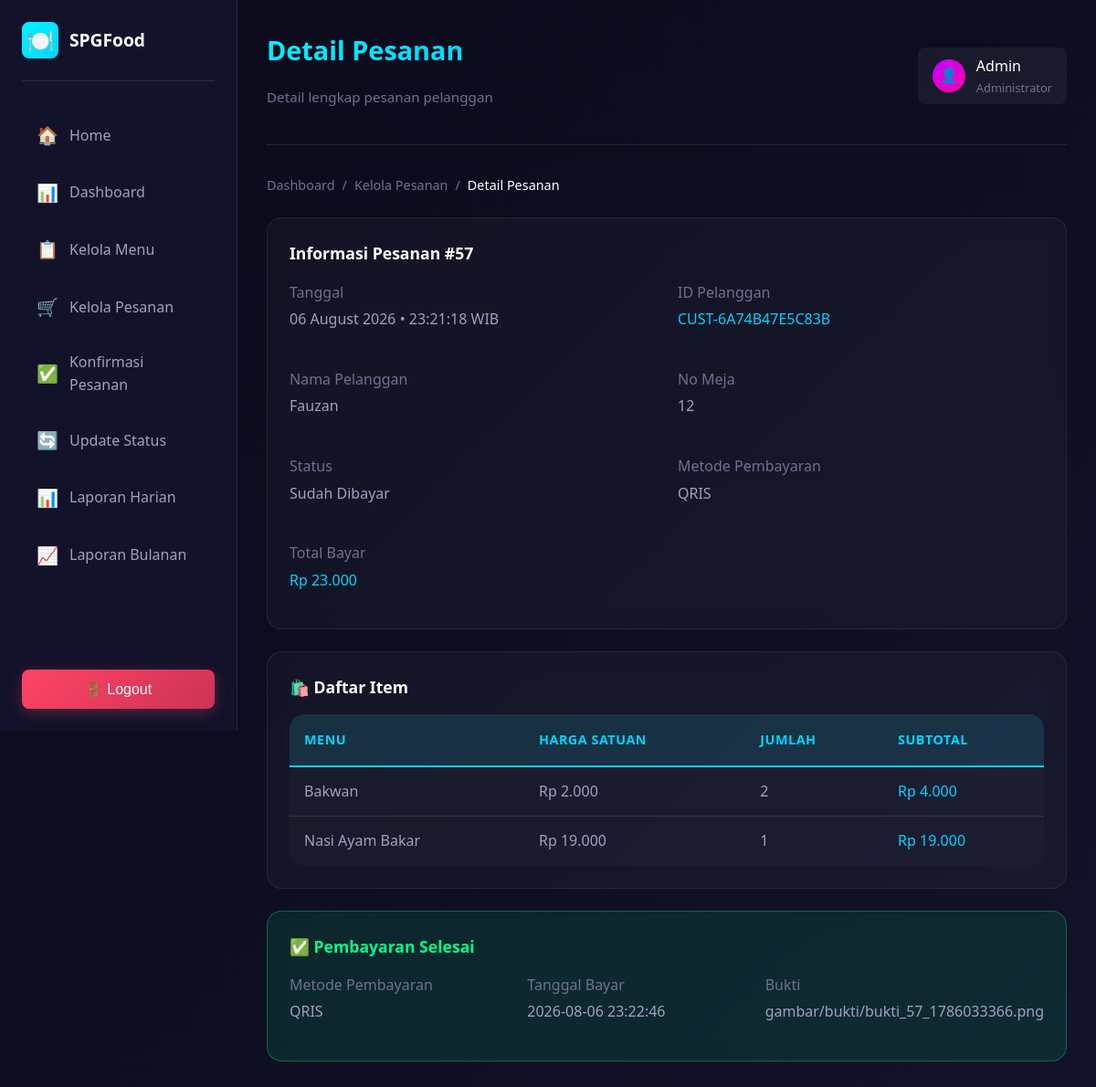
Page /detail_pesanan.php?id=57 (signed in) on the committed database.
### tables this page shows
CREATE TABLE `data_pesanan` (
  `id_pesanan` int(11) NOT NULL,
  `tgl_pesanan` datetime DEFAULT NULL,
  `nama_pelanggan` varchar(100) DEFAULT NULL,
  `no_meja` varchar(20) DEFAULT NULL,
  `kode_pelanggan` varchar(50) DEFAULT NULL,
  `id_pelanggan` int(11) DEFAULT NULL,
  `total_harga` decimal(10,2) NOT NULL DEFAULT 0.00,
  `status` varchar(30) NOT NULL DEFAULT 'Menunggu',
  `metode_pembayaran` varchar(50) DEFAULT NULL,
  `nomor_pesanan` varchar(20) DEFAULT NULL
);

CREATE TABLE `rincian_pesanan` (
  `id_rincian` int(11) NOT NULL,
  `id_pesanan` int(11) NOT NULL,
  `id_menu` int(11) NOT NULL,
  `jumlah` int(11) NOT NULL
);

CREATE TABLE `data_menu` (
  `id_menu` int(11) NOT NULL,
  `nama_menu` varchar(100) NOT NULL,
  `jenis_menu` varchar(50) NOT NULL,
  `harga` decimal(10,2) NOT NULL,
  `status` varchar(20) NOT NULL DEFAULT 'Tersedia'
);

CREATE TABLE `data_pembayaran` (
  `id_pembayaran` int(11) NOT NULL,
  `id_pesanan` int(11) NOT NULL,
  `metode` varchar(30) NOT NULL,
  `bukti_url` varchar(255) DEFAULT NULL,
  `tgl_bayar` timestamp NOT NULL DEFAULT current_timestamp()
);

### detail_pesanan.php (the view, shortened to what this page needs)
<?php
include "koneksi.php";
$id = $_GET['id'];
$pesanan = mysqli_fetch_assoc(mysqli_query($conn, "SELECT * FROM data_pesanan WHERE id_pesanan = '$id'"));
$detail = mysqli_query($conn, "SELECT d.*, m.nama_menu, m.harga
                                   FROM rincian_pesanan d
                                   JOIN data_menu m ON d.id_menu = m.id_menu
                                   WHERE d.id_pesanan = '$id'");
$bayar = mysqli_fetch_assoc(mysqli_query($conn, "SELECT * FROM data_pembayaran WHERE id_pesanan = '$id'"));
?>
<!DOCTYPE html>
<html lang="id">
<head>
    <link rel="stylesheet" href="assets/css/style.css">
</head>
<body>
<?php include "includes/sidebar.php"; ?>
<main class="main-content">
    <?php include "includes/header.php"; ?>
    <nav class="breadcrumb">
        <a href="index.php" class="breadcrumb-item">Dashboard</a>
        <span class="breadcrumb-separator">/</span>
        <a href="kelola_pesanan.php" class="breadcrumb-item">Kelola Pesanan</a>
        <span class="breadcrumb-separator">/</span>
        <span class="breadcrumb-item active">Detail Pesanan</span>
    </nav>
    <div class="glass-card mb-3">
        <h3 style="margin-bottom: 16px; font-size: 1.1rem;">Informasi Pesanan #<?= $pesanan['id_pesanan'] ?></h3>
        <div class="grid grid-2">
            <div>
                <p style="color: var(--text-muted); margin-bottom: 4px;">Tanggal</p>
                <p style="font-weight: 500;"><?= date('d F Y • H:i:s', strtotime($pesanan['tgl_pesanan'])) ?> WIB</p>
            </div>
            <div>
                <p style="color: var(--text-muted); margin-bottom: 4px;">ID Pelanggan</p>
                <p style="font-weight: 500; color: var(--neon-cyan);"><?= $pesanan['kode_pelanggan'] ?? '-' ?></p>
            </div>
            <div>
                <p style="color: var(--text-muted); margin-bottom: 4px;">Nama Pelanggan</p>
                <p style="font-weight: 500;"><?= $pesanan['nama_pelanggan'] ?></p>
            </div>
            <div>
                <p style="color: var(--text-muted); margin-bottom: 4px;">No Meja</p>
                <p style="font-weight: 500;"><?= $pesanan['no_meja'] ?></p>
            </div>
            <div>
                <p style="color: var(--text-muted); margin-bottom: 4px;">Status</p>
                <p style="font-weight: 500;"><?= $pesanan['status'] ?? '-' ?></p>
            </div>
            <div>
                <p style="color: var(--text-muted); margin-bottom: 4px;">Metode Pembayaran</p>
                <p style="font-weight: 500;"><?= $pesanan['metode_pembayaran'] ?? '-' ?></p>
            </div>
            <div>
                <p style="color: var(--text-muted); margin-bottom: 4px;">Total Bayar</p>
                <p style="font-weight: 500; color: var(--neon-cyan);">Rp <?= number_format($pesanan['total_harga'],0,',','.') ?></p>
            </div>
        </div>
    </div>
    <div class="glass-card mb-3">
        <h3 style="margin-bottom: 16px; font-size: 1.1rem;">🛍️ Daftar Item</h3>
        <div class="table-container">
            <table class="table">
                <thead>
                    <tr>
                        <th>Menu</th>
                        <th>Harga Satuan</th>
                        <th>Jumlah</th>
                        <th>Subtotal</th>
                    </tr>
                </thead>
                <tbody>
                    <?php while($d = mysqli_fetch_assoc($detail)){ ?>
                    <tr>
                        <td><?= $d['nama_menu'] ?></td>
                        <td>Rp <?= number_format($d['harga'],0,',','.') ?></td>
                        <td><?= $d['jumlah'] ?></td>
                        <td style="color: var(--neon-cyan); font-weight: 500;">Rp <?= number_format($d['harga'] * $d['jumlah'],0,',','.') ?></td>
                    </tr>
                    <?php } ?>
                </tbody>
            </table>
        </div>
    </div>
    <?php if(!$bayar){ ?>
    <div class="glass-card">
        <h3 style="margin-bottom: 16px; font-size: 1.1rem;">💳 Proses Pembayaran</h3>
        <form method="post">
            <div class="form-group">
                <label class="form-label">Metode Pembayaran</label>
                <select name="metode" class="form-control" required>
                    <option value="Tunai">Tunai</option>
                    <option value="Transfer Bank">Transfer Bank</option>
                    <option value="E-Wallet">E-Wallet</option>
                </select>
            </div>
            <div class="form-group">
                <label class="form-label">Bukti Pembayaran / Keterangan</label>
                <input type="text" name="bukti_url" class="form-control" placeholder="Contoh: bukti_001.jpg">
            </div>
            <button type="submit" name="simpan_bayar" class="btn btn-success w-100">
                <span>Konfirmasi Pembayaran</span>
            </button>
        </form>
    </div>
    <?php } else { ?>
    <div class="glass-card" style="background: rgba(0, 255, 136, 0.1); border-color: rgba(0, 255, 136, 0.3);">
        <h3 style="margin-bottom: 16px; font-size: 1.1rem; color: var(--success);">✅ Pembayaran Selesai</h3>
        <div class="grid grid-3">
            <div>
                <p style="color: var(--text-muted); margin-bottom: 4px;">Metode Pembayaran</p>
                <p style="font-weight: 500;"><?= $bayar['metode'] ?></p>
            </div>
            <div>
                <p style="color: var(--text-muted); margin-bottom: 4px;">Tanggal Bayar</p>
                <p style="font-weight: 500;"><?= $bayar['tgl_bayar'] ?></p>
            </div>
            <div>
                <p style="color: var(--text-muted); margin-bottom: 4px;">Bukti</p>
                <p style="font-weight: 500;"><?= $bayar['bukti_url'] ?></p>
            </div>
        </div>
    </div>
    <?php } ?>
</main>
</body>
</html>

### assets/css/style.css (style rules this page uses)
:root { --bg-primary: #0a0a1a; --bg-secondary: #12122a; --bg-tertiary: #1a1a3a; --glass-bg: rgba(255, 255, 255, 0.05); --glass-border: rgba(255, 255, 255, 0.1); --glass-shadow: 0 8px 32px rgba(0, 0, 0, 0.37); --neon-blue: #00f5ff; --neon-purple: #bf00ff; --neon-cyan: #00d4ff; --neon-pink: #ff00aa; --text-primary: #ffffff; --text-secondary: #a0a0c0; --text-muted: #707090; --success: #00ff88; --warning: #ffaa00; --error: #ff4466; --gradient-1: linear-gradient(135deg, #667eea 0%, #764ba2 100%); --gradient-2: linear-gradient(135deg, #00f5ff 0%, #00d4ff 100%); --gradient-3: linear-gradient(135deg, #bf00ff 0%, #ff00aa 100%); --gradient-bg: linear-gradient(135deg, #0a0a1a 0%, #1a1a3a 50%, #0a0a1a 100%); --transition: all 0.3s cubic-bezier(0.4, 0, 0.2, 1); --radius-sm: 8px; --radius-md: 16px; --radius-lg: 24px; --radius-xl: 32px; }
* { margin: 0; padding: 0; box-sizing: border-box; }
html { scroll-behavior: smooth; }
body { font-family: 'Segoe UI', 'Inter', -apple-system, BlinkMacSystemFont, sans-serif; background: var(--gradient-bg); background-attachment: fixed; background-size: 400% 400%; animation: gradientShift 15s ease infinite; color: var(--text-primary); min-height: 100vh; line-height: 1.6; }
.glass-card { background: rgba(255, 255, 255, 0.03); backdrop-filter: blur(10px); -webkit-backdrop-filter: blur(10px); border: 1px solid rgba(255, 255, 255, 0.08); border-radius: var(--radius-md); padding: 24px; transition: var(--transition); }
h1, h2, h3, h4, h5, h6 { color: var(--text-primary); font-weight: 600; margin-bottom: 1rem; }
h3 { font-size: 1.4rem; color: var(--text-primary); }
p { color: var(--text-secondary); margin-bottom: 1rem; }
.table-container { overflow-x: auto; border-radius: var(--radius-md); }
.table { width: 100%; border-collapse: collapse; background: rgba(255, 255, 255, 0.02); }
.table thead { background: rgba(0, 245, 255, 0.1); border-bottom: 2px solid var(--neon-cyan); }
.table th { padding: 16px; text-align: left; font-weight: 600; color: var(--neon-cyan); font-size: 0.9rem; text-transform: uppercase; letter-spacing: 0.5px; }
.table td { padding: 14px 16px; border-bottom: 1px solid var(--glass-border); color: var(--text-secondary); }
.table tbody tr { transition: var(--transition); }
.table tbody tr:last-child td { border-bottom: none; }
.grid { display: grid; gap: 24px; }
.grid-2 { grid-template-columns: repeat(2, 1fr); }
.grid-3 { grid-template-columns: repeat(3, 1fr); }
.main-content { margin-left: 260px; padding: 32px; min-height: 100vh; }
.breadcrumb { display: flex; align-items: center; gap: 8px; margin-bottom: 24px; font-size: 0.9rem; }
.breadcrumb-item { color: var(--text-muted); text-decoration: none; transition: var(--transition); }
.breadcrumb-item.active { color: var(--text-primary); font-weight: 500; }
.breadcrumb-separator { color: var(--text-muted); }
.mb-3 { margin-bottom: 24px; }

### rows in the picture
data_pesanan: id_pesanan "57", tgl_pesanan "06 August 2026 • 23:21:18", kode_pelanggan "CUST-6A74B47E5C83B", nama_pelanggan "Fauzan", no_meja "12", status "Sudah Dibayar", metode_pembayaran "QRIS", total_harga "23.000"
rincian_pesanan: id_menu.nama_menu "Bakwan", id_menu.harga "2.000", jumlah "2", $d['harga'] * $d['jumlah'] "4.000"
rincian_pesanan: id_menu.nama_menu "Nasi Ayam Bakar", id_menu.harga "19.000", jumlah "1", $d['harga'] * $d['jumlah'] "19.000"
data_pembayaran: metode "QRIS", tgl_bayar "2026-08-06 23:22:46", bukti_url "gambar/bukti/bukti_57_1786033366.png"

### other values in the picture
$pageTitle "Detail Pesanan"
$pageSubtitle "Detail lengkap pesanan pelanggan"
